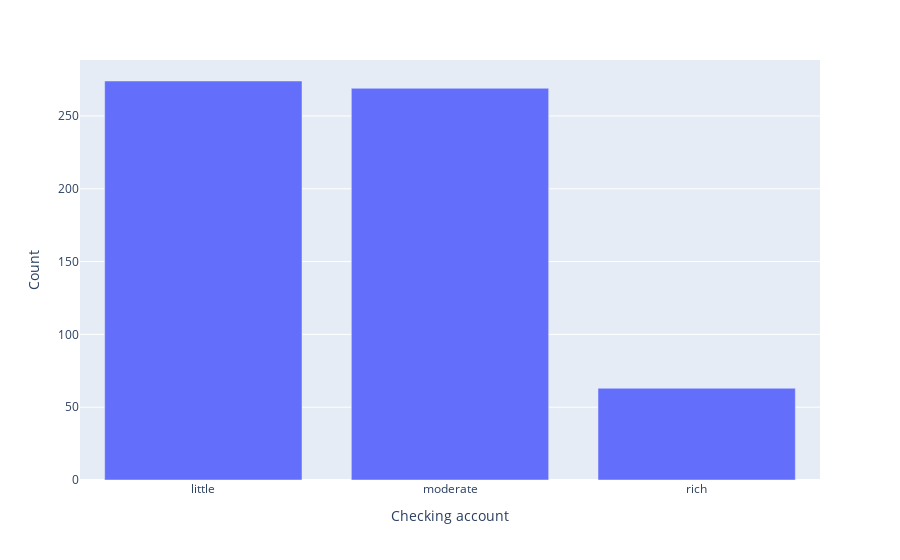

Notebook cell for this chart:
### Markdown cell above
* most user have little savings

### Code cell
checking = df.groupby('Checking account',as_index=False).count()[['Checking account','No']]
checking.rename({'No':'Count'},axis=1,inplace=True)

fig = px.bar(checking, x='Checking account', y='Count')
fig.show()

### Figure 1 — Plotly figure (JSON) as saved in the notebook; plotly's stock layout.template omitted (floating-point values rounded to 4 significant figures)
{"data": [{"alignmentgroup": "True", "hovertemplate": "Checking account=%{x}<br>Count=%{y}<extra></extra>", "legendgroup": "", "marker": {"color": "#636efa", "pattern": {"shape": ""}}, "name": "", "offsetgroup": "", "orientation": "v", "showlegend": false, "textposition": "auto", "type": "bar", "x": ["little", "moderate", "rich"], "xaxis": "x", "y": [274, 269, 63], "yaxis": "y"}], "layout": {"barmode": "relative", "legend": {"tracegroupgap": 0}, "margin": {"t": 60}, "xaxis": {"anchor": "y", "domain": [0, 1], "title": {"text": "Checking account"}}, "yaxis": {"anchor": "x", "domain": [0, 1], "title": {"text": "Count"}}}}
